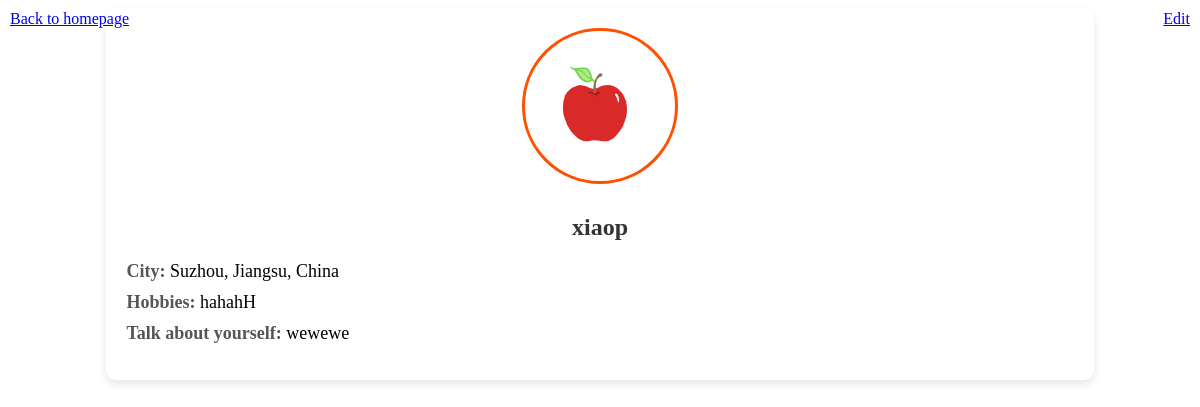
Page /profile/ (signed in) on the committed database.
### myapp/models.py (models this page shows)
class MyUser(AbstractUser):
    email = models.EmailField(unique=True)
    bio = models.TextField(blank=True, null=True)
    profile_picture = models.ImageField(upload_to='profile_pictures', default='profile_pictures/default_avatar.png', blank=True, null=True)
    city = models.CharField(max_length=100, null=True, blank=True)
    hobbies = models.CharField(max_length=255, blank=True)
    saved_events = models.ManyToManyField('Event', related_name='saved_by_users', blank=True)
    upcoming_events = models.ManyToManyField('Event', related_name='applied_by_users', blank=True)

### myapp/views.py (the view)
# urls.py: path('profile/', views.profile_view, name='profile'),
def profile_view(request):
    is_editing = request.GET.get('edit', False)
    if request.method =='POST':
        form = ProfileForm(request.POST, request.FILES,instance=request.user)
        if form.is_valid():
            form.save()
            return redirect('profile')
        else:
            return render(request, 'myapp/profile.html', {'form': form, 'user': request.user, 'errors': form.errors})
    else:
        form = ProfileForm(instance=request.user)
    return render(request, 'profile.html', {
        'form': form,
        'user': request.user,
        'is_editing': is_editing})

### myapp/templates/myapp/profile.html (shortened to what this page needs)
{% load static %}
<link rel="stylesheet" href="{% static 'css/profile.css' %}" />
<!DOCTYPE html>
<div class="profile-container">
  <div style="position: absolute; top: 10px; left: 10px">
    <a href="{% url 'homepage' %}" class="btn btn-secondary"
      >Back to homepage</a
    >
  </div>
  <div style="position: absolute; top: 10px; right: 10px">
    <a href="{% url 'profile' %}?edit=true" class="btn btn-secondary">Edit</a>
  </div>
  <div class="profile-header" style="text-align: center">
    <img
      src="{{ user.profile_picture.url|default:"/media/profile_pictures/default_avatar.png" }}"
      alt="Profile Picture"
      class="profile-image"
      style="border-radius: 50%; width: 150px; height: 150px"
    />
    <h2>{{ user.username }}</h2>
  </div>
  <div class="profile-details">
    <ul>
      <li><strong>City:</strong> {{ user.city|default:"Not provided yet" }}</li>
      <li>
        <strong>Hobbies:</strong> {{ user.hobbies|default:"Not provided yet" }}
      </li>
      <li>
        <strong>Talk about yourself:</strong> {{ user.bio|default:"Not provided yet" }}
      </li>
    </ul>
  </div>
</div>

### myapp/static/css/profile.css (style rules this page uses)
.profile-container { width: 80%; margin: 0 auto; padding: 20px; box-shadow: 0 4px 8px rgba(0, 0, 0, 0.1); background-color: #fff; border-radius: 10px; }
.profile-header { text-align: center; margin-bottom: 20px; }
.profile-header img { width: 150px; height: 150px; border-radius: 50%; border: 3px solid #ff5000; margin-bottom: 10px; }
.profile-header h2 { font-size: 24px; color: #333; }
.profile-details { margin-top: 20px; }
.profile-details ul { list-style-type: none; padding: 0; }
.profile-details li { font-size: 18px; margin-bottom: 10px; }
.profile-details li strong { font-weight: 600; color: #555; }

### rows in the picture
MyUser: profile_picture (placeholder picture), username "xiaop", city "Suzhou, Jiangsu, China", hobbies "hahahH", bio "wewewe"
